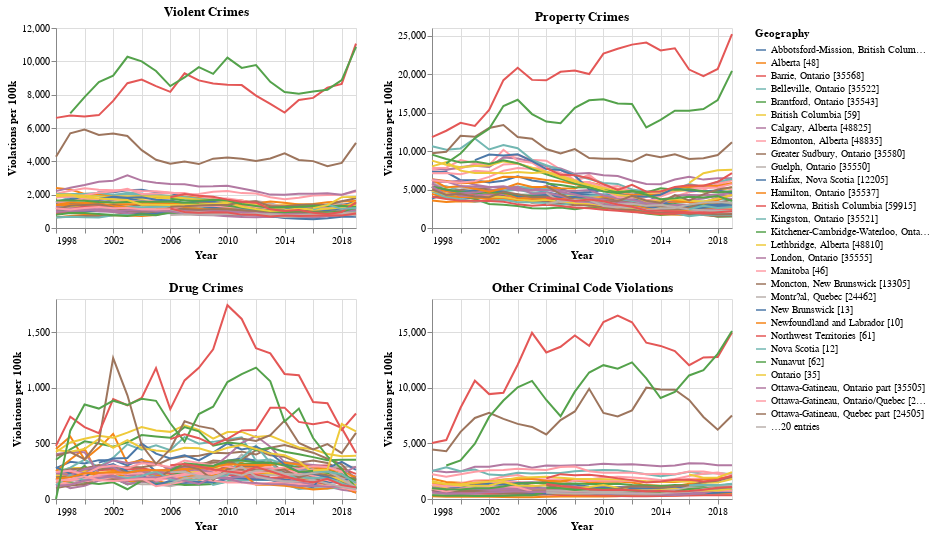

Source (notebook cell):
### Code cell
(plot_violence | plot_property) & (plot_drugs | plot_other)

### Figure 1 — Vega-Lite specification as saved in the notebook (floating-point values rounded to 4 significant figures; data arrays with more than 128 entries replaced by an {"elided": "..."} marker saying what was removed)
{"config": {"view": {"continuousWidth": 400, "continuousHeight": 300}}, "vconcat": [{"hconcat": [{"data": {"name": "data-10510d955571ab7f67713de2f8247f52"}, "mark": "line", "encoding": {"color": {"type": "nominal", "field": "Geography"}, "x": {"type": "temporal", "field": "Year"}, "y": {"type": "quantitative", "field": "Value", "title": "Violations per 100k"}}, "height": 200, "title": "Violent Crimes", "width": 300}, {"data": {"name": "data-19abcb91e980d54ce708fb0c3c5c4776"}, "mark": "line", "encoding": {"color": {"type": "nominal", "field": "Geography"}, "x": {"type": "temporal", "field": "Year"}, "y": {"type": "quantitative", "field": "Value", "title": "Violations per 100k"}}, "height": 200, "title": "Property Crimes", "width": 300}]}, {"hconcat": [{"data": {"name": "data-99bbdabec9bd9c9073c8cea3c8386680"}, "mark": "line", "encoding": {"color": {"type": "nominal", "field": "Geography"}, "x": {"type": "temporal", "field": "Year"}, "y": {"type": "quantitative", "field": "Value", "title": "Violations per 100k"}}, "height": 200, "title": "Drug Crimes", "width": 300}, {"data": {"name": "data-61c056a1a7975dbc63dc4e95f68b9e84"}, "mark": "line", "encoding": {"color": {"type": "nominal", "field": "Geography"}, "x": {"type": "temporal", "field": "Year"}, "y": {"type": "quantitative", "field": "Value", "title": "Violations per 100k"}}, "height": 200, "title": "Other Criminal Code Violations", "width": 300}]}], "$schema": "https://vega.github.io/schema/vega-lite/v4.8.1.json", "datasets": {"data-10510d955571ab7f67713de2f8247f52": {"elided": "1006 records"}, "data-19abcb91e980d54ce708fb0c3c5c4776": {"elided": "1006 records"}, "data-99bbdabec9bd9c9073c8cea3c8386680": {"elided": "998 records"}, "data-61c056a1a7975dbc63dc4e95f68b9e84": {"elided": "1006 records"}}}
